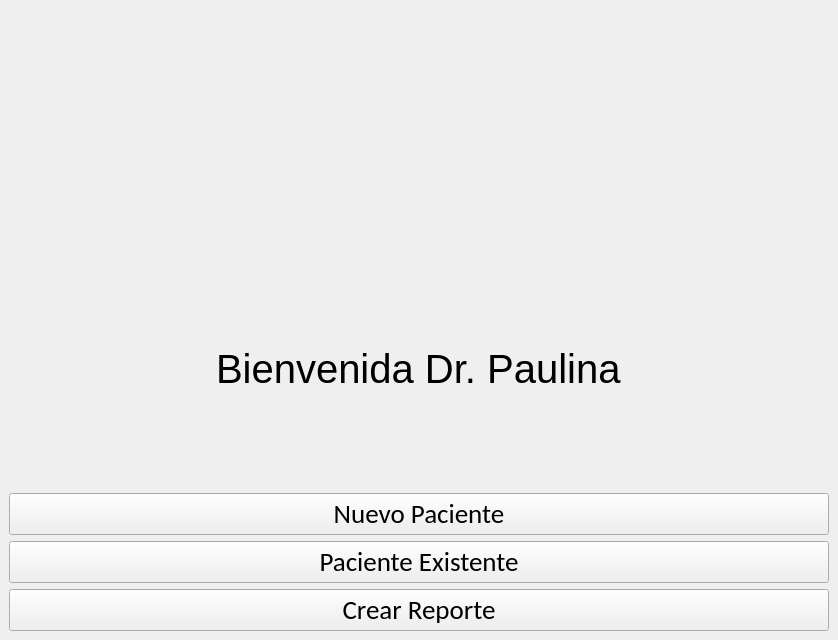
<?xml version="1.0" encoding="UTF-8"?>
<ui version="4.0">
 <class>Alimente</class>
 <widget class="QMainWindow" name="Alimente">
  <property name="geometry">
   <rect>
    <x>0</x>
    <y>0</y>
    <width>838</width>
    <height>640</height>
   </rect>
  </property>
  <property name="windowTitle">
   <string>MainWindow</string>
  </property>
  <widget class="QWidget" name="layout">
   <layout class="QVBoxLayout" name="verticalLayout">
    <item alignment="Qt::AlignHCenter">
     <widget class="QLabel" name="logo">
      <property name="enabled">
       <bool>true</bool>
      </property>
      <property name="maximumSize">
       <size>
        <width>820</width>
        <height>515</height>
       </size>
      </property>
      <property name="text">
       <string/>
      </property>
      <property name="pixmap">
       <pixmap>logo.png</pixmap>
      </property>
     </widget>
    </item>
    <item alignment="Qt::AlignHCenter">
     <widget class="QLabel" name="welcome">
      <property name="font">
       <font>
        <pointsize>30</pointsize>
       </font>
      </property>
      <property name="layoutDirection">
       <enum>Qt::RightToLeft</enum>
      </property>
      <property name="text">
       <string>Bienvenida Dr. Paulina</string>
      </property>
     </widget>
    </item>
    <item>
     <widget class="QPushButton" name="newpatient_btn">
      <property name="font">
       <font>
        <family>Calibri</family>
        <pointsize>20</pointsize>
       </font>
      </property>
      <property name="text">
       <string>Nuevo Paciente</string>
      </property>
     </widget>
    </item>
    <item>
     <widget class="QPushButton" name="oldpatient_btn">
      <property name="font">
       <font>
        <family>Calibri</family>
        <pointsize>20</pointsize>
       </font>
      </property>
      <property name="text">
       <string>Paciente Existente</string>
      </property>
     </widget>
    </item>
    <item>
     <widget class="QPushButton" name="report_btn">
      <property name="font">
       <font>
        <family>Calibri</family>
        <pointsize>20</pointsize>
       </font>
      </property>
      <property name="text">
       <string>Crear Reporte</string>
      </property>
     </widget>
    </item>
   </layout>
  </widget>
 </widget>
 <resources/>
 <connections/>
</ui>
